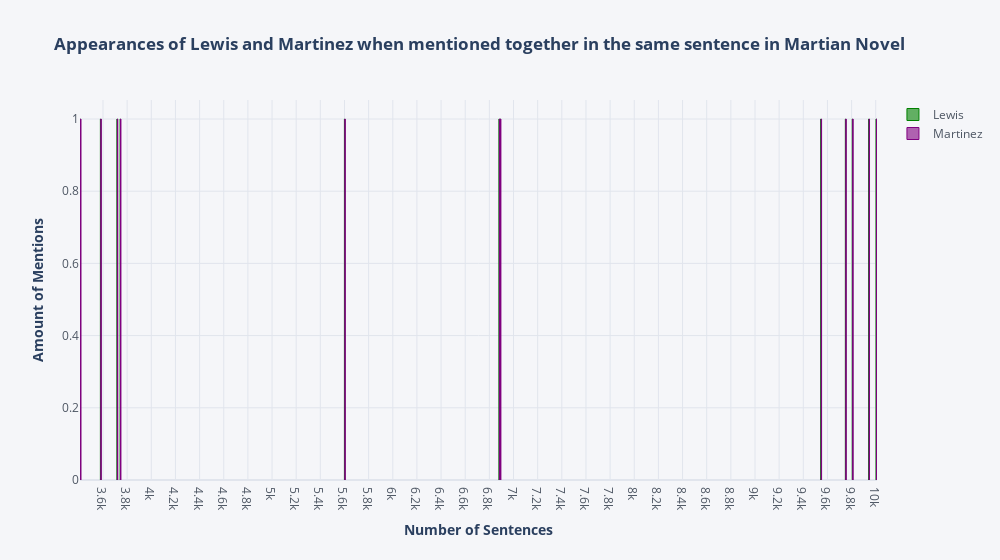

Here is the notebook cell this chart was saved with:
### Code cell
top2_3_sent = plt.extract_sentences_plot(df_sentences, top2_3, ['green', 'purple'])

### Figure 1 — Plotly figure (JSON) as saved in the notebook; plotly's stock layout.template omitted (floating-point values rounded to 4 significant figures)
{"data": [{"marker": {"color": "rgba(0, 128, 0, 0.6)", "line": {"color": "rgba(0, 128, 0, 1.0)", "width": 1}}, "name": "Lewis", "orientation": "v", "text": "", "type": "bar", "x": [3414, 3582, 3719, 3745, 5603, 6883, 6892, 9548, 9752, 9809, 9945, 10006], "y": [1, 1, 1, 1, 1, 1, 1, 1, 1, 1, 1, 1]}, {"marker": {"color": "rgba(128, 0, 128, 0.6)", "line": {"color": "rgba(128, 0, 128, 1.0)", "width": 1}}, "name": "Martinez", "orientation": "v", "text": "", "type": "bar", "x": [3414, 3582, 3719, 3745, 5603, 6883, 6892, 9548, 9752, 9809, 9945, 10006], "y": [1, 1, 1, 1, 1, 1, 1, 1, 1, 1, 1, 1]}], "layout": {"legend": {"bgcolor": "#F5F6F9", "font": {"color": "#4D5663"}}, "paper_bgcolor": "#F5F6F9", "plot_bgcolor": "#F5F6F9", "title": {"text": "<b> Appearances of Lewis and Martinez when mentioned together in the same sentence in Martian Novel <b>"}, "width": 1000, "xaxis": {"dtick": 200, "gridcolor": "#E1E5ED", "showgrid": true, "tickfont": {"color": "#4D5663"}, "title": {"text": "<b> Number of Sentences <b>"}, "zerolinecolor": "#E1E5ED"}, "yaxis": {"gridcolor": "#E1E5ED", "showgrid": true, "tickfont": {"color": "#4D5663"}, "title": {"text": "<b> Amount of Mentions <b>"}, "zerolinecolor": "#E1E5ED"}}}
